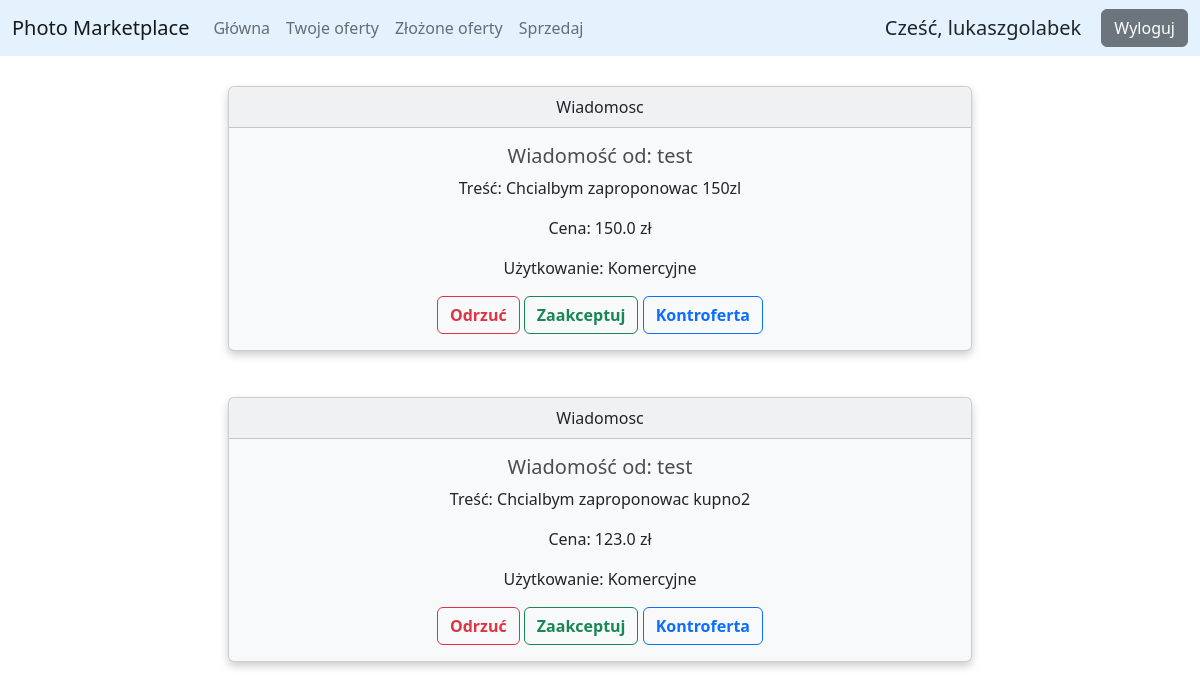
The page /messages/17/ (signed in) on the database its author committed.
### myapp/models.py (models this page shows)
class Messages(models.Model):
    usage_possibilities = (('P', 'Prywatne'), ('K', 'Komercyjne'), ('KO', 'Komercyjne ograniczone'))
    status_possibilities = (('A', 'Zaakceptowana'), ('O', 'Odrzucona'))
    photo_id = models.ForeignKey(Product, on_delete=models.CASCADE)
    user_from = models.CharField(max_length=100)
    user_to = models.CharField(max_length=100)
    message_text = models.CharField(max_length=600, null=True, blank=True)
    negotiation_price = models.FloatField()
    negotiation_usage = models.CharField(max_length=2, choices=usage_possibilities)
    negotiation_status = models.CharField(max_length=1, choices=status_possibilities, blank=True)

### myapp/views.py (the view)
# urls.py: path('messages/<int:id>/', views.message_page, name='messages'),
@login_required(login_url='login')
def message_page(request, id):
    username = request.user.username
    photo = get_object_or_404(Product, pk=id)
    offers = Messages.objects.filter(user_to=username, photo_id=photo)
    photo_usage = photo.usage
    if photo_usage == 'K':
        usage = 'Komercyjne'
    elif photo_usage == 'P':
        usage = 'Prywatne'
    else:
        usage = 'Komercyjne ograniczone'
    context = {'offers': offers,
               'usage': usage}
    return render(request, 'marketplace/messages.html', context)

### myapp/templates/marketplace/messages.html
{% extends 'marketplace/main.html' %}
{% load static %}
{% block content %}
<div class="row" style="margin-bottom: 20px;">
    {% for offer in offers %}
        <div class="col-lg-12" style="margin-bottom: 20px;">
          <div class="card bg-light mb-3">
            <div class="card-header">Wiadomosc</div>
              <div class="card-body">
                <h5 class="card-title">Wiadomość od: {{offer.user_from}}</h5>
                <p class="card-text"> Treść: {{offer.message_text}}</p>
                <p class="card-text">Cena: {{offer.negotiation_price}} zł</p>
                <p class="card-text">Użytkowanie: {{usage}}</p>
                <a class="btn btn-outline-danger" href="#" ><strong>Odrzuć</strong></a>
                <a class="btn btn-outline-success" href="#" ><strong>Zaakceptuj</strong></a>
                <a class="btn btn-outline-primary" href="#" ><strong>Kontroferta</strong></a>
              </div>
          </div>
        </div>
    {% endfor %}
</div>
{% endblock content %}

### myapp/templates/marketplace/main.html (shortened to what this page needs)
<!DOCTYPE html>
{% load static %}
<html>
<head>
    <link href="https://cdn.jsdelivr.net/npm/bootstrap@5.2.2/dist/css/bootstrap.min.css" rel="stylesheet"
>
    <link rel="stylesheet" type="text/css" href="{% static 'css/main.css' %}">
</head>
<body>
    <nav class="navbar navbar-expand-lg" style="background-color: #e3f2fd;; margin-bottom: 20px;">
      <div class="container-fluid">
        <a class="navbar-brand" href="{% url 'mainpage' %}">Photo Marketplace</a>
        <div class="collapse navbar-collapse" id="navbarSupportedContent">
          <ul class="navbar-nav me-auto mb-2 mb-lg-0">
            <li class="nav-item">
              <a class="nav-link {% if page_name == 'mainpage' %} active {% endif %}" aria-current="page" href="{% url 'mainpage' %}">Główna</a>
            </li>
            <li class="nav-item">
              <a class="nav-link {% if page_name == 'active' %} active {% endif %}" aria-current="page" href="{% url 'active' %}">Twoje oferty</a>
            </li>
            <li class="nav-item">
              <a class="nav-link {% if page_name == 'create' %} active {% endif %}" aria-current="page" href="#">Złożone oferty</a>
            </li>
            <li class="nav-item">
              <a class="nav-link {% if page_name == 'create' %} active {% endif %}" aria-current="page" href="{% url 'create' %}">Sprzedaj</a>
            </li>
          </ul>
            <span id="welcome-msg">Cześć, {{request.user}}   </span>
            <span><a href="{% url 'logout' %}" class="btn btn-secondary">Wyloguj</a></span>
        </div>
      </div>
    </nav>
    <div class="container">
        <br>
        {% block content %}
        {% endblock content %}
    </div>
</body>
</html>

### static/css/main.css (style rules this page uses)
h1,h2,h3,h4,h5,h6 { color:hsl(0, 0%, 30%); }
.col-lg-4, .col-lg-6, .col-lg-8, .col-lg-12 { margin-top: 10px; }
.btn { border-radius: 3; }
.container { display: flex; align-items: center; justify-content: center }
.card { box-shadow: 0 4px 8px 0 rgba(0, 0, 0, 0.2); max-width: 800px; margin: auto; text-align: center; }

### myapp/templates/marketplace/main.html (style rules this page uses)
#welcome-msg { font-size: 20px; margin-right: 20px }

### rows shown on the page
Messages: user_from "test", message_text "Chcialbym zaproponowac 150zl", negotiation_price "150.0", usage "Komercyjne"
Messages: user_from "test", message_text "Chcialbym zaproponowac kupno2", negotiation_price "123.0", usage "Komercyjne"

### other values the page prints
{{ request.user }} "lukaszgolabek"
